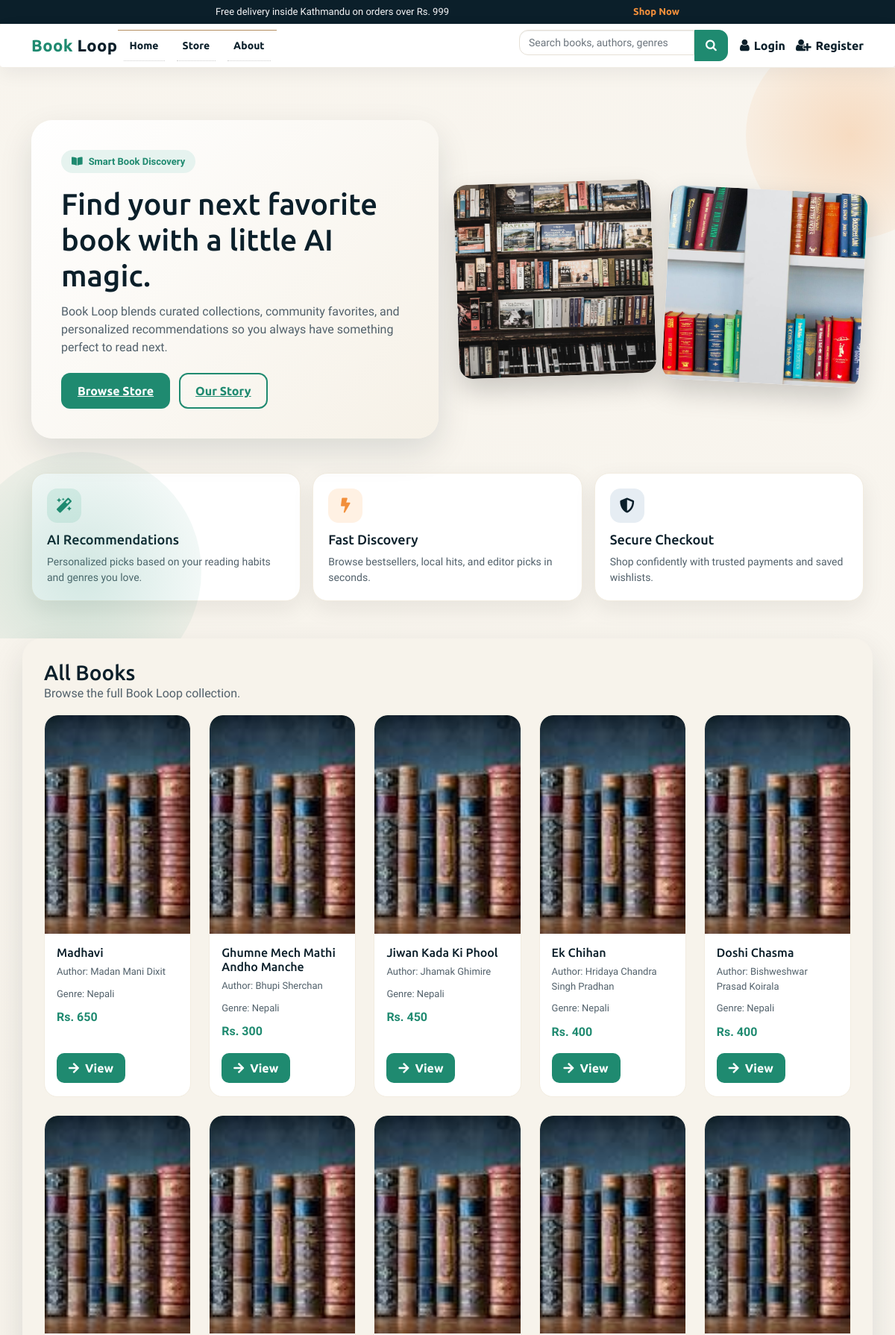
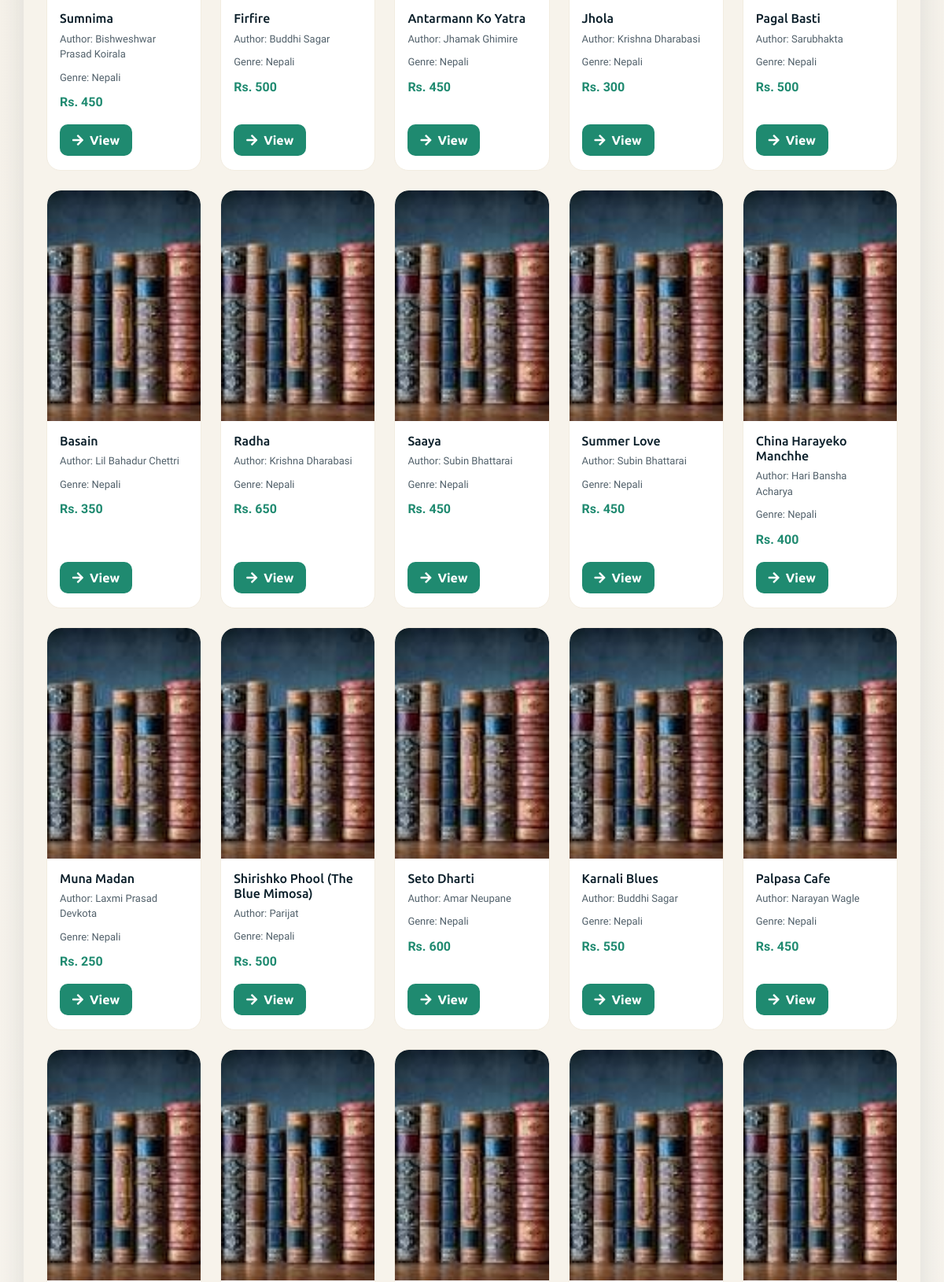
The page / (upper part) on the database its author committed (2 pictures, top to bottom).
### books/models.py (models this page shows, shortened)
class Product(models.Model):
    Book_name = models.CharField(max_length=50)
    Author = models.CharField(max_length=50, default="")
    genre = models.CharField(max_length=300)
    description = models.CharField(max_length=1000, default="")
    price = models.IntegerField(default=0)
    pub_date = models.DateField(default=timezone.now)
    quantity = models.PositiveBigIntegerField(default=1)
    seller = models.ForeignKey(
        settings.AUTH_USER_MODEL,
        on_delete=models.SET_NULL,
        null=True,
        blank=True,
        related_name="products",
    )
    listing_type = models.CharField(
        max_length=10,
        choices=LISTING_CHOICES,
        default="sell",
    )
    listing_status = models.CharField(
        max_length=20,
        choices=LISTING_STATUS,
        default="approved",
    )
    swap_preference = models.CharField(
        max_length=255,
        blank=True,
        null=True,
        help_text="Title or genre of the book you want in exchange.",
    )
    condition = models.CharField(
        max_length=50,
        blank=True,
        null=True,
        help_text=(
            "Physical condition of the book for swapping "
            "(e.g. New, Like New, Good, Heavily Used)."
        ),
    )
    location = models.CharField(
        max_length=255,
        blank=True,
        null=True,
        help_text="City or neighborhood for the swap",
    )
    contact_email = models.EmailField(
        blank=True,
        null=True,
        help_text="Email for other users to contact you for swapping",
    )
    image = CloudinaryField("image", folder="bookloop_covers", null=True, blank=True)
    sequence = models.IntegerField(default=0)
    views = models.PositiveIntegerField(default=0)

### books/views.py (the view)
# urls.py: path('', views.index_page, name="home"),
def index_page(request):
    cartItems = 0
    recommended_books = []
    all_books = Product.objects.all().order_by('-id')
    featured_books = Product.objects.all().order_by('-sequence', '-id')[:4]
    nepali_books = (
        Product.objects.select_related("seller")
        .filter(
            Q(genre__icontains="nepali") | Q(genre__icontains="nepal"),
            listing_status="approved",
            listing_type="sell",
        )
        .order_by("-views", "-pub_date")[:8]
    )
    if request.user.is_authenticated:
        order, _ = Order.objects.get_or_create(
            user=request.user.username, complete=False
        )
        cartItems = order.get_cart_items
        recommended_books = get_recommendations_for_user(request.user, num_recommendations=8)
    else:
        from django.db.models import Count
        recommended_books = Product.objects.annotate(
            order_count=Count('orderitem', filter=Q(orderitem__order__complete=True))
        ).order_by('-order_count')[:8]
        if not recommended_books.exists():
            recommended_books = Product.objects.all()[:8]
    swap_books = _approved_swap_books_queryset()[:8]
    return render(request, 'index.html', {
        'cartItems': cartItems,
        'recommended_books': recommended_books,
        'all_books': all_books,
        'featured_books': featured_books,
        'nepali_books': nepali_books,
        'swap_books': swap_books,
    })

### books/views.py (called while the page is built)
def _approved_swap_books_queryset():
    return Product.objects.select_related("seller").filter(
        listing_type="swap",
        listing_status="approved",
    ).order_by("-pub_date")

### templates/index.html (shortened to what this page needs)
{% load static %}
{% include 'components/base/base-top.html' %}
<link href="https://cdn.jsdelivr.net/npm/bootstrap@5.0.0-beta3/dist/css/bootstrap.min.css" rel="stylesheet"
>
<link rel="stylesheet" href="https://use.fontawesome.com/releases/v5.15.3/css/all.css"
>
{% include 'components/header/header.html' %}
<section class="hero">
    <div class="container">
        <div class="row align-items-center g-4">
            <div class="col-lg-6">
                <div class="hero-card">
                    <span class="hero-tag"><i class="fas fa-book-open"></i> Smart Book Discovery</span>
                    <h1>Find your next favorite book with a little AI magic.</h1>
                    <p>
                        Book Loop blends curated collections, community favorites, and personalized recommendations so you
                        always have something perfect to read next.
                    </p>
                    <div class="hero-actions">
                        <a class="btn-primary-custom" href="store/">Browse Store</a>
                        <a class="btn-outline-custom" href="about/">Our Story</a>
                    </div>
                </div>
            </div>
            <div class="col-lg-6">
                <div class="hero-stack">
                    <div class="hero-cover"><img src="{% static 'images/Slidee111.jpg' %}" alt="Featured shelf"></div>
                    <div class="hero-cover"><img src="{% static 'images/slidee2.jpg' %}" alt="Reading moment"></div>
                </div>
            </div>
        </div>
        <div class="row feature-grid g-3">
            <div class="col-md-4">
                <div class="feature-card">
                    <div class="feature-icon" style="background:#e3f4ef;color:#1f8a70;"><i class="fas fa-magic"></i></div>
                    <h5>AI Recommendations</h5>
                    <p>Personalized picks based on your reading habits and genres you love.</p>
                </div>
            </div>
            <div class="col-md-4">
                <div class="feature-card">
                    <div class="feature-icon" style="background:#fff1e3;color:#f28f3b;"><i class="fas fa-bolt"></i></div>
                    <h5>Fast Discovery</h5>
                    <p>Browse bestsellers, local hits, and editor picks in seconds.</p>
                </div>
            </div>
            <div class="col-md-4">
                <div class="feature-card">
                    <div class="feature-icon" style="background:#e6edf3;color:#0b1f2a;"><i class="fas fa-shield-alt"></i></div>
                    <h5>Secure Checkout</h5>
                    <p>Shop confidently with trusted payments and saved wishlists.</p>
                </div>
            </div>
        </div>
    </div>
</section>
<section class="container panel">
    <div class="section-title">
        <div>
            <h2>All Books</h2>
            <p>Browse the full Book Loop collection.</p>
        </div>
    </div>
    <div class="row row-cols-2 row-cols-md-4 row-cols-lg-5 g-4 justify-content-start">
        {% for book in all_books %}
        <div class="col">
        <div class="book-card h-100">
            {% if book.image and "herald" not in book.image.url|lower and "college" not in book.image.url|lower %}
            <img class="book-cover-img" src="{{ book.image.url }}" alt="{{ book.Book_name }}" data-fallback="{% static 'images/default_cover.jpg' %}" onerror="this.onerror=null; this.src=this.dataset.fallback;">
            {% else %}
            <img class="book-cover-img" src="{% static 'images/default_cover.jpg' %}" alt="{{ book.Book_name }}">
            {% endif %}
            <div class="book-body">
                <h5>{{ book.Book_name|truncatewords:5 }}</h5>
                <p>Author: {{ book.Author|truncatewords:4 }}</p>
                <p>Genre: {{ book.genre|truncatewords:3 }}</p>
                <div class="book-price">Rs. {{ book.price }}</div>
            </div>
            <div class="book-actions">
                <a href="{% url 'product' book.id %}"><i class="fas fa-arrow-right"></i> View</a>
            </div>
        </div>
        </div>
        {% empty %}
        <p style="color: var(--muted);">No books available right now.</p>
        {% endfor %}
    </div>
</section>
{% include 'components/footer/footer.html' %}
{% include 'components/base/base-bottom.html' %}

### static/css/style.css (style rules this page uses)
html, body { font-size: 100%; font-family: 'Open Sans', sans-serif; background:#ffffff; }
p { margin:0; }
h1,h2,h3,h4,h5,h6,a { font-family:'Ubuntu', sans-serif !important; margin:0; }
.book-cover-img { width:100%; aspect-ratio:2 / 3; height:auto; object-fit:cover; object-position:center; border-top-left-radius:inherit; border-top-right-radius:inherit; }

### templates/components/header/header.html (style rules this page uses)
:root { --bw-ink: #0b1f2a; --bw-muted: #52616b; --bw-accent: #1f8a70; --bw-accent-2: #f28f3b; --bw-surface: #ffffff; }

### templates/index.html (style rules this page uses)
:root { --ink: #0b1f2a; --muted: #52616b; --accent: #1f8a70; --accent-2: #f28f3b; --paper: #f7f3eb; --cream: #f3e7d3; --shadow: 0 18px 45px rgba(11, 31, 42, 0.12); }
body { font-family: 'Work Sans', sans-serif; color: var(--ink); background: radial-gradient(circle at 10% 5%, #f7f3eb 0%, #ffffff 35%, #f1f6f4 100%); }
h1, h2, h3 { font-family: 'Merriweather', serif; }
.section-title { display: flex; align-items: center; justify-content: space-between; margin-bottom: 16px; }
.section-title h2 { font-size: 28px; margin: 0; }
.section-title p { margin: 0; color: var(--muted); }
.hero { position: relative; padding: 70px 0 50px; overflow: hidden; }
.hero::before { content: ''; position: absolute; inset: -50px -80px auto auto; width: 280px; height: 280px; background: radial-gradient(circle, rgba(242, 143, 59, 0.25), rgba(242, 143, 59, 0)); border-radius: 50%; }
.hero::after { content: ''; position: absolute; inset: auto auto -70px -50px; width: 320px; height: 320px; background: radial-gradient(circle, rgba(31, 138, 112, 0.2), rgba(31, 138, 112, 0)); border-radius: 50%; }
.hero-card { background: linear-gradient(135deg, #ffffff 0%, #f6f1e7 100%); border-radius: 28px; padding: 40px; box-shadow: var(--shadow); position: relative; z-index: 1; }
.hero-tag { display: inline-flex; align-items: center; gap: 8px; padding: 6px 14px; border-radius: 999px; background: #e6f3ef; color: var(--accent); font-size: 13px; font-weight: 600; }
.hero h1 { font-size: 40px; margin: 18px 0 12px; }
.hero p { color: var(--muted); font-size: 16px; }
.hero-actions { display: flex; flex-wrap: wrap; gap: 12px; margin-top: 22px; }
.btn-primary-custom { background: var(--accent); border: none; color: #fff; padding: 12px 22px; border-radius: 12px; font-weight: 600; }
.btn-outline-custom { border: 2px solid var(--accent); color: var(--accent); padding: 10px 20px; border-radius: 12px; font-weight: 600; background: transparent; }
.hero-stack { display: grid; grid-template-columns: repeat(2, minmax(0, 1fr)); gap: 18px; }
.hero-cover { border-radius: 18px; overflow: hidden; box-shadow: 0 16px 35px rgba(0, 0, 0, 0.18); transform: rotate(-2deg); }
.hero-cover:nth-child(2) { transform: rotate(3deg) translateY(10px); }
.hero-cover img { width: 100%; height: 260px; object-fit: cover; }
.feature-grid { margin-top: 30px; }
.feature-card { background: #ffffff; border-radius: 20px; padding: 20px; border: 1px solid #f2ece0; box-shadow: 0 10px 30px rgba(27, 27, 31, 0.08); height: 100%; }
.feature-icon { width: 46px; height: 46px; border-radius: 14px; display: flex; align-items: center; justify-content: center; background: #f5f4ff; color: #3943d0; font-size: 20px; margin-bottom: 12px; }
.feature-card h5 { font-size: 18px; margin-bottom: 8px; }
.feature-card p { color: var(--muted); font-size: 14px; margin: 0; }
.panel { background: var(--paper); border-radius: 26px; padding: 28px; box-shadow: var(--shadow); margin-bottom: 40px; }
.book-card { border-radius: 18px; overflow: hidden; background: #ffffff; border: 1px solid #f2ece0; display: flex; flex-direction: column; height: 100%; transition: transform 0.2s ease, box-shadow 0.2s ease; }
.book-card img { width: 100%; }
.book-body { padding: 16px; flex: 1; }
.book-body h5 { font-size: 16px; margin-bottom: 6px; }
.book-body p { color: var(--muted); margin: 0 0 10px; font-size: 13px; }
.book-price { color: var(--accent); font-weight: 700; font-size: 16px; }
.book-actions { padding: 0 16px 18px; }
.book-actions a { display: inline-flex; align-items: center; gap: 8px; text-decoration: none; font-weight: 600; color: #fff; background: var(--accent); padding: 8px 16px; border-radius: 10px; }

### templates/components/footer/footer.html (style rules this page uses)
:root { --bw-ink: #0b1f2a; --bw-muted: #52616b; --bw-accent: #1f8a70; --bw-accent-2: #f28f3b; }

### rows shown on the page
Product: Book_name "Madhavi", Author "Madan Mani Dixit", genre "Nepali", price "650"
Product: Book_name "Ghumne Mech Mathi Andho Manche", Author "Bhupi Sherchan", genre "Nepali", price "300"
Product: Book_name "Jiwan Kada Ki Phool", Author "Jhamak Ghimire", genre "Nepali", price "450"
Product: Book_name "Ek Chihan", Author "Hridaya Chandra Singh Pradhan", genre "Nepali", price "400"
Product: Book_name "Doshi Chasma", Author "Bishweshwar Prasad Koirala", genre "Nepali", price "400"
Product: Book_name "Sumnima", Author "Bishweshwar Prasad Koirala", genre "Nepali", price "450"
Product: Book_name "Firfire", Author "Buddhi Sagar", genre "Nepali", price "500"
Product: Book_name "Antarmann Ko Yatra", Author "Jhamak Ghimire", genre "Nepali", price "450"
Product: Book_name "Jhola", Author "Krishna Dharabasi", genre "Nepali", price "300"
Product: Book_name "Pagal Basti", Author "Sarubhakta", genre "Nepali", price "500"
Product: Book_name "Basain", Author "Lil Bahadur Chettri", genre "Nepali", price "350"
Product: Book_name "Radha", Author "Krishna Dharabasi", genre "Nepali", price "650"
Product: Book_name "Saaya", Author "Subin Bhattarai", genre "Nepali", price "450"
Product: Book_name "Summer Love", Author "Subin Bhattarai", genre "Nepali", price "450"
Product: Book_name "China Harayeko Manchhe", Author "Hari Bansha Acharya", genre "Nepali", price "400"
Product: Book_name "Muna Madan", Author "Laxmi Prasad Devkota", genre "Nepali", price "250"
Product: Book_name "Shirishko Phool (The Blue Mimosa)", Author "Parijat", genre "Nepali", price "500"
Product: Book_name "Seto Dharti", Author "Amar Neupane", genre "Nepali", price "600"
Product: Book_name "Karnali Blues", Author "Buddhi Sagar", genre "Nepali", price "550"
Product: Book_name "Palpasa Cafe", Author "Narayan Wagle", genre "Nepali", price "450"
